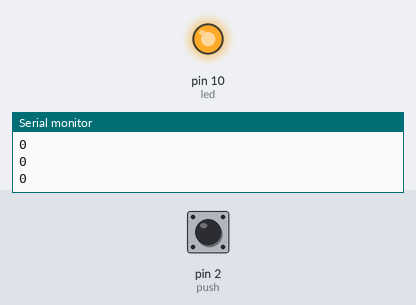
A sketch run on a simulated Arduino Uno, built with avr-gcc and run on an emulated ATmega328P. On the bench: output pins drawn as LEDs (lit = HIGH), the last lines printed to the serial monitor. The inputs (shaded band) are chosen by the test bench; at power-on: pin 2 (push) LOW.

Above: at 1.2 s.
1.3 s: pin 2 (push) pulled HIGH for 0.15 s
At 1.4 s:
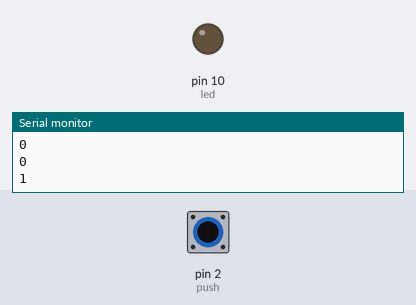
3.0 s: pin 2 (push) pulled HIGH for 3.2 s
At 7.4 s:
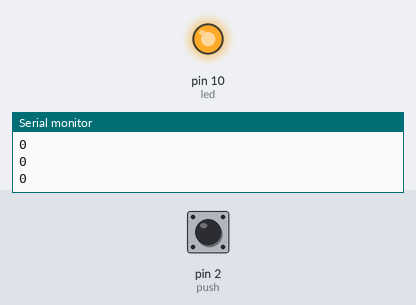
Timing chart, 0 to 8.9 s (numbered marks = the images above; inputs shaded):
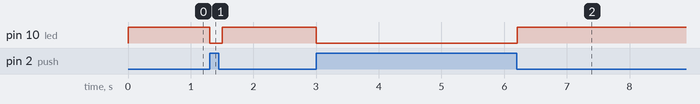

The sketch:

pushbutton.ino
```cpp
int push = 2;
int led = 10;

void setup() {
  Serial.begin(9600);
  pinMode(push, INPUT);
  pinMode(led, OUTPUT);
}

void loop() {
  int value = digitalRead(push);
  Serial.println(value);

  if (value == HIGH) {
    digitalWrite(led, LOW);
  }
  else {
    digitalWrite(led, HIGH);
  }

  delay(100);
}
```

Measured:
- after the input at 1.3 s, pin 10 (led): HIGH → LOW at once, → HIGH 0.20 s later
- after the input at 3.0 s, pin 10 (led): HIGH → LOW at once, → HIGH 3.2 s later
